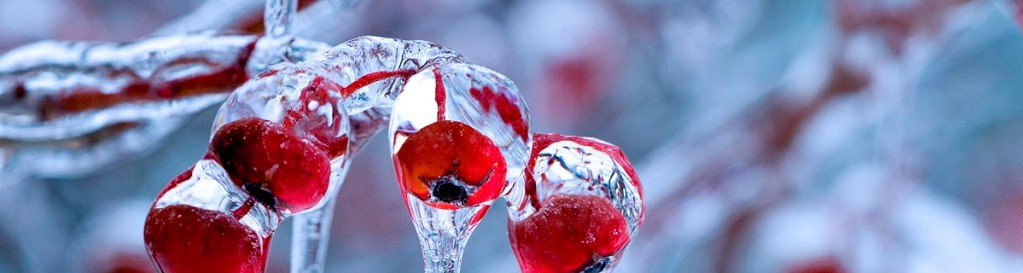
#> input picture 2lab/images/rowan_top.jpg, 1023 x 273 px, found by its file name
$ python gluing_images.py
#> lines starting #> are read from the running program, lines starting #| are printed output that depends on the picture
import cv2 as cv
import numpy as np

img_path = "C:/denFiles/git/technical-vision/2lab/images/"
img_top = cv.imread(img_path + "rowan_top.jpg", cv.IMREAD_GRAYSCALE)
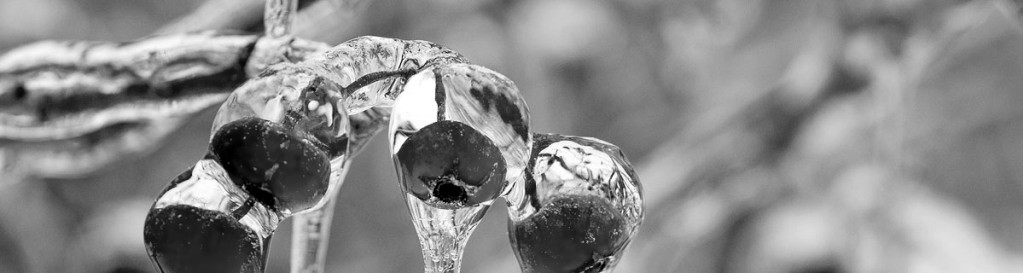
#> img_top: shape (273, 1023); min 0, max 255, mean 137.9
img_bot = cv.imread(img_path + "rowan_bot.jpg", cv.IMREAD_GRAYSCALE)
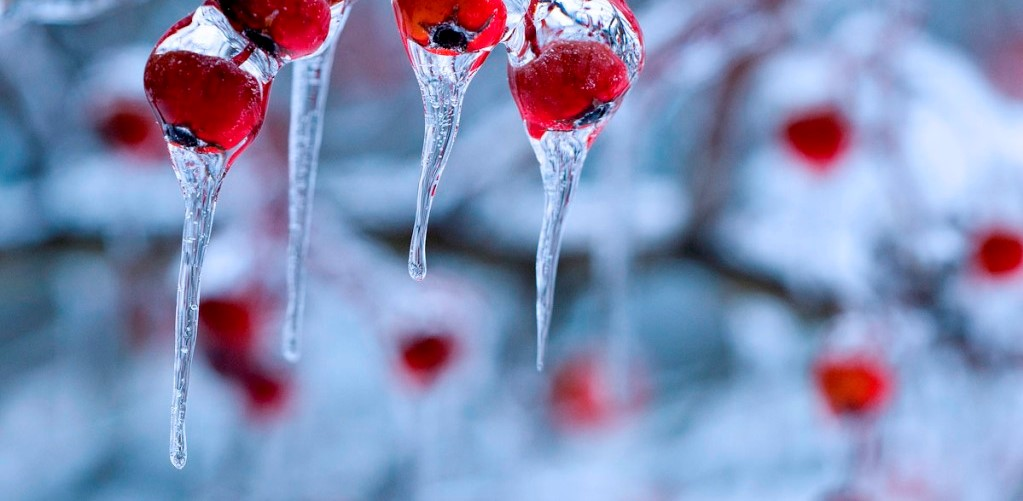
#> input picture 2lab_Geometric_transformations/images/rowan_bot.jpg, 1023 x 501 px, found by its file name
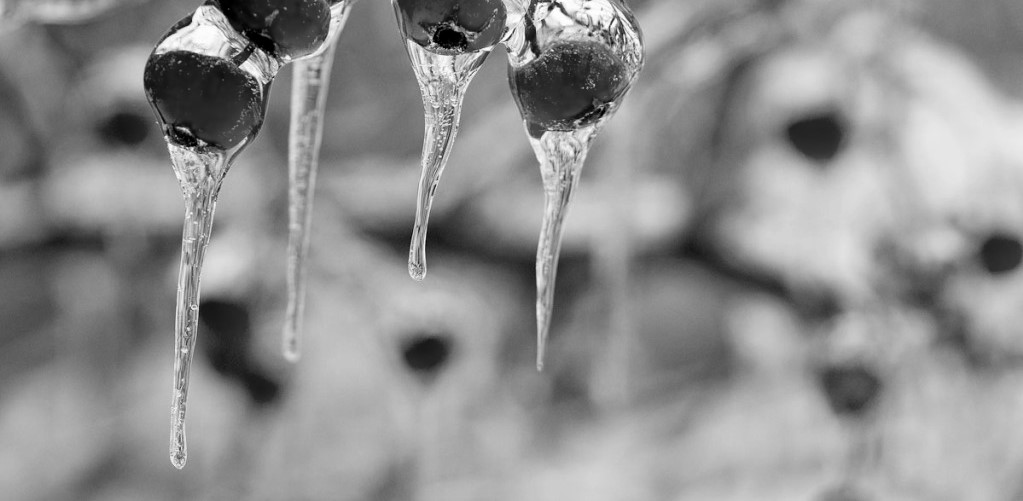
#> img_bot: shape (501, 1023); min 0, max 255, mean 143.4

# Match template
template_size = 20
template = img_top[-template_size:, :]
res = cv.matchTemplate(img_bot, template, cv.TM_CCOEFF)
#> res = 482 values, max 58261660 at index 99, min -6947063.5 at index 26, mean 14579487

min_val, max_val, min_loc, max_loc = cv.minMaxLoc(res)
#> min_val = -6947063.5; max_val = 58261660; min_loc = (0, 26); max_loc = (0, 99)

full_img = np.zeros((img_top.shape[0] + img_bot.shape[0] - max_loc[1] - template_size, img_top.shape[1]), dtype=np.uint8)
full_img[:img_top.shape[0], :] = img_top
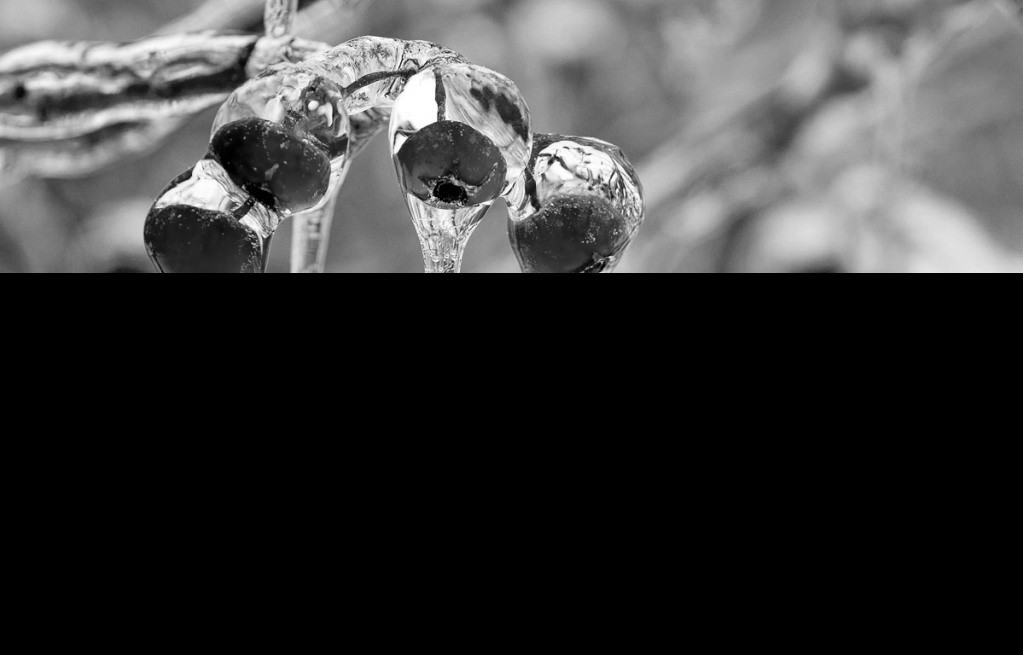
#> full_img: shape (655, 1023); min 0, max 255, mean 57.5
full_img[img_top.shape[0]:, :] = img_bot[max_loc[1] + template_size:, :]
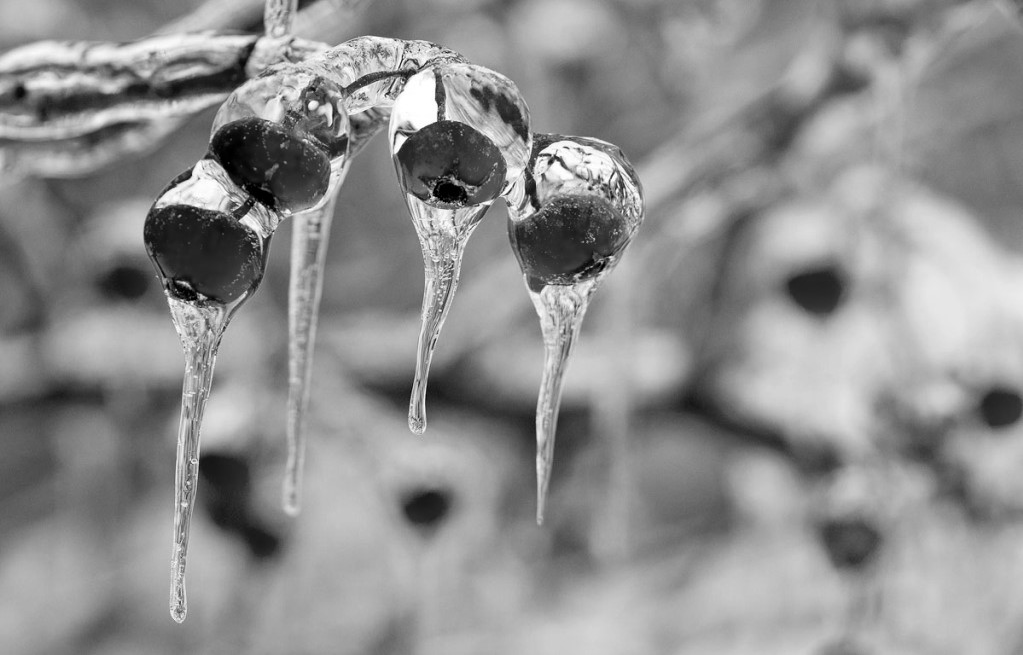
#> full_img: shape (655, 1023); min 0, max 255, mean 143.3

cv.imshow("Glued image", full_img)
cv.waitKey(0)
cv.destroyAllWindows()
